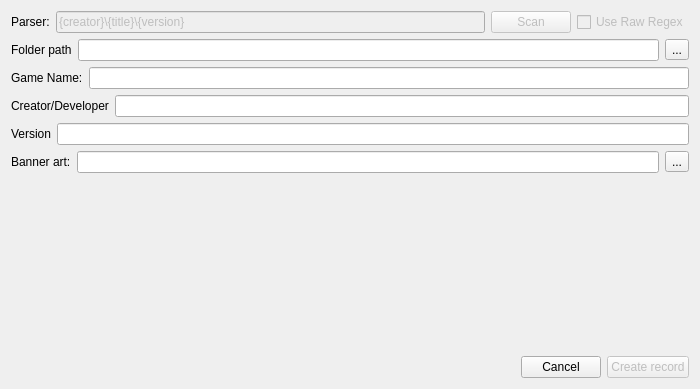
<?xml version="1.0" encoding="UTF-8"?>
<ui version="4.0">
 <class>ImportDialog</class>
 <widget class="QDialog" name="ImportDialog">
  <property name="windowModality">
   <enum>Qt::NonModal</enum>
  </property>
  <property name="geometry">
   <rect>
    <x>0</x>
    <y>0</y>
    <width>700</width>
    <height>389</height>
   </rect>
  </property>
  <property name="windowTitle">
   <string>Dialog</string>
  </property>
  <layout class="QVBoxLayout" name="verticalLayout">
   <item>
    <widget class="QFrame" name="frame_5">
     <property name="frameShape">
      <enum>QFrame::NoFrame</enum>
     </property>
     <property name="frameShadow">
      <enum>QFrame::Raised</enum>
     </property>
     <layout class="QHBoxLayout" name="horizontalLayout_5">
      <property name="leftMargin">
       <number>0</number>
      </property>
      <property name="topMargin">
       <number>0</number>
      </property>
      <property name="rightMargin">
       <number>0</number>
      </property>
      <property name="bottomMargin">
       <number>0</number>
      </property>
      <item>
       <widget class="QLabel" name="label">
        <property name="text">
         <string>Parser:</string>
        </property>
       </widget>
      </item>
      <item>
       <widget class="QLineEdit" name="regexParse">
        <property name="enabled">
         <bool>false</bool>
        </property>
        <property name="text">
         <string>{creator}\{title}\{version}</string>
        </property>
       </widget>
      </item>
      <item>
       <widget class="QPushButton" name="scanParser">
        <property name="enabled">
         <bool>false</bool>
        </property>
        <property name="text">
         <string>Scan</string>
        </property>
       </widget>
      </item>
      <item>
       <widget class="QCheckBox" name="userParser">
        <property name="enabled">
         <bool>false</bool>
        </property>
        <property name="text">
         <string>Use Raw Regex</string>
        </property>
       </widget>
      </item>
     </layout>
    </widget>
   </item>
   <item>
    <widget class="QFrame" name="frame_4">
     <property name="frameShape">
      <enum>QFrame::NoFrame</enum>
     </property>
     <property name="frameShadow">
      <enum>QFrame::Raised</enum>
     </property>
     <layout class="QHBoxLayout" name="horizontalLayout_4">
      <property name="leftMargin">
       <number>0</number>
      </property>
      <property name="topMargin">
       <number>0</number>
      </property>
      <property name="rightMargin">
       <number>0</number>
      </property>
      <property name="bottomMargin">
       <number>0</number>
      </property>
      <item>
       <widget class="QLabel" name="label_5">
        <property name="text">
         <string>Folder path</string>
        </property>
       </widget>
      </item>
      <item>
       <widget class="QLineEdit" name="folderPath"/>
      </item>
      <item>
       <widget class="QToolButton" name="selectFolder">
        <property name="text">
         <string>...</string>
        </property>
       </widget>
      </item>
     </layout>
    </widget>
   </item>
   <item>
    <widget class="QFrame" name="frame_2">
     <property name="frameShape">
      <enum>QFrame::NoFrame</enum>
     </property>
     <property name="frameShadow">
      <enum>QFrame::Raised</enum>
     </property>
     <layout class="QHBoxLayout" name="horizontalLayout_2">
      <property name="leftMargin">
       <number>0</number>
      </property>
      <property name="topMargin">
       <number>0</number>
      </property>
      <property name="rightMargin">
       <number>0</number>
      </property>
      <property name="bottomMargin">
       <number>0</number>
      </property>
      <item>
       <widget class="QLabel" name="label_3">
        <property name="text">
         <string>Game Name:</string>
        </property>
       </widget>
      </item>
      <item>
       <widget class="QLineEdit" name="gameName"/>
      </item>
     </layout>
    </widget>
   </item>
   <item>
    <widget class="QFrame" name="frame">
     <property name="frameShape">
      <enum>QFrame::NoFrame</enum>
     </property>
     <property name="frameShadow">
      <enum>QFrame::Raised</enum>
     </property>
     <layout class="QHBoxLayout" name="horizontalLayout">
      <property name="leftMargin">
       <number>0</number>
      </property>
      <property name="topMargin">
       <number>0</number>
      </property>
      <property name="rightMargin">
       <number>0</number>
      </property>
      <property name="bottomMargin">
       <number>0</number>
      </property>
      <item>
       <widget class="QLabel" name="label_2">
        <property name="text">
         <string>Creator/Developer</string>
        </property>
       </widget>
      </item>
      <item>
       <widget class="QLineEdit" name="creatorName"/>
      </item>
     </layout>
    </widget>
   </item>
   <item>
    <widget class="QFrame" name="frame_3">
     <property name="frameShape">
      <enum>QFrame::NoFrame</enum>
     </property>
     <property name="frameShadow">
      <enum>QFrame::Raised</enum>
     </property>
     <layout class="QHBoxLayout" name="horizontalLayout_3">
      <property name="leftMargin">
       <number>0</number>
      </property>
      <property name="topMargin">
       <number>0</number>
      </property>
      <property name="rightMargin">
       <number>0</number>
      </property>
      <property name="bottomMargin">
       <number>0</number>
      </property>
      <item>
       <widget class="QLabel" name="label_4">
        <property name="text">
         <string>Version</string>
        </property>
       </widget>
      </item>
      <item>
       <widget class="QLineEdit" name="version"/>
      </item>
     </layout>
    </widget>
   </item>
   <item>
    <widget class="QFrame" name="frame_6">
     <property name="frameShape">
      <enum>QFrame::NoFrame</enum>
     </property>
     <property name="frameShadow">
      <enum>QFrame::Raised</enum>
     </property>
     <layout class="QHBoxLayout" name="horizontalLayout_6">
      <property name="leftMargin">
       <number>0</number>
      </property>
      <property name="topMargin">
       <number>0</number>
      </property>
      <property name="rightMargin">
       <number>0</number>
      </property>
      <property name="bottomMargin">
       <number>0</number>
      </property>
      <item>
       <widget class="QLabel" name="label_6">
        <property name="text">
         <string>Banner art:</string>
        </property>
       </widget>
      </item>
      <item>
       <widget class="QLineEdit" name="artPath"/>
      </item>
      <item>
       <widget class="QToolButton" name="selectArt">
        <property name="text">
         <string>...</string>
        </property>
       </widget>
      </item>
     </layout>
    </widget>
   </item>
   <item>
    <widget class="QWidget" name="widget" native="true"/>
   </item>
   <item>
    <spacer name="verticalSpacer">
     <property name="orientation">
      <enum>Qt::Vertical</enum>
     </property>
     <property name="sizeHint" stdset="0">
      <size>
       <width>20</width>
       <height>40</height>
      </size>
     </property>
    </spacer>
   </item>
   <item>
    <widget class="QFrame" name="frame_7">
     <property name="frameShape">
      <enum>QFrame::NoFrame</enum>
     </property>
     <property name="frameShadow">
      <enum>QFrame::Raised</enum>
     </property>
     <layout class="QHBoxLayout" name="horizontalLayout_7">
      <property name="leftMargin">
       <number>0</number>
      </property>
      <property name="topMargin">
       <number>0</number>
      </property>
      <property name="rightMargin">
       <number>0</number>
      </property>
      <property name="bottomMargin">
       <number>0</number>
      </property>
      <item>
       <spacer name="horizontalSpacer">
        <property name="orientation">
         <enum>Qt::Horizontal</enum>
        </property>
        <property name="sizeHint" stdset="0">
         <size>
          <width>40</width>
          <height>20</height>
         </size>
        </property>
       </spacer>
      </item>
      <item>
       <widget class="QPushButton" name="cancel">
        <property name="text">
         <string>Cancel</string>
        </property>
       </widget>
      </item>
      <item>
       <widget class="QPushButton" name="createRecord">
        <property name="enabled">
         <bool>false</bool>
        </property>
        <property name="text">
         <string>Create record</string>
        </property>
       </widget>
      </item>
     </layout>
    </widget>
   </item>
  </layout>
 </widget>
 <resources/>
 <connections/>
</ui>
